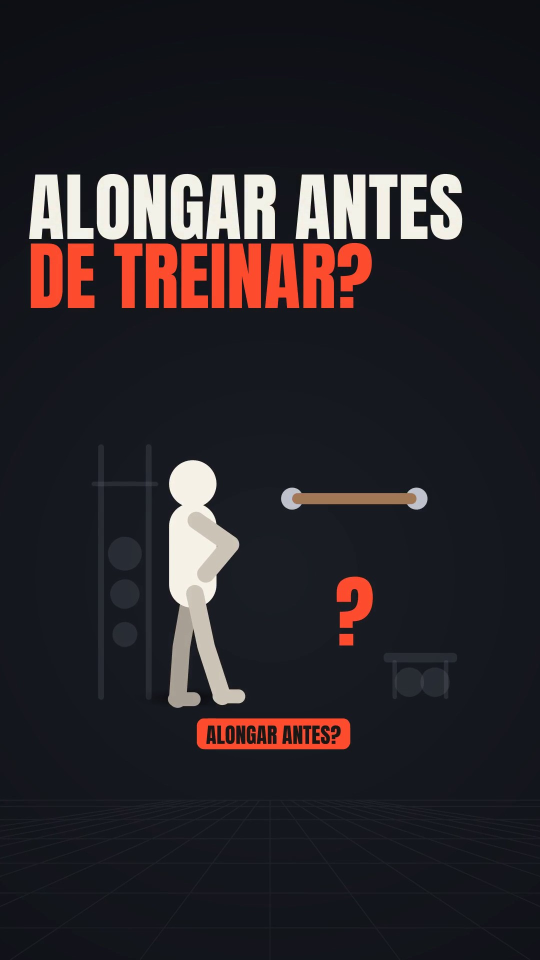
#> input picture brio/brio-35-alonga.jpg, 1080 x 1920 px, given in place of 0.png, which was not available (shown at 1/2 size)
$ python capa.py ../brio/brio-35-alonga.jpg ../brio/brio-38-pernas.jpg
#> lines starting #> are read from the running program, lines starting #| are printed output that depends on the picture
"""Gera a capa (JPEG 1080x1920) de um Reels a partir do próprio vídeo: escolhe, entre 1,2 s e 3,2 s,
o quadro mais nítido/claro (título já na tela, fora de transição). Uso: python3 capa.py video.mp4 [saida.jpg]"""
import subprocess, sys, os, tempfile
from PIL import Image, ImageStat, ImageFilter

def capa(mp4, out=None):
#> called with mp4 = '../brio/brio-35-alonga.jpg', out = '../brio/brio-38-pernas.jpg'
    out = out or mp4[:-4] + ".jpg"
    best, score = None, -1
    with tempfile.TemporaryDirectory() as d:
        for i, t in enumerate([1.2, 1.5, 1.8, 2.1, 2.4, 2.8, 3.2]):
            f = os.path.join(d, f"{i}.png")
            subprocess.run(["ffmpeg", "-v", "error", "-y", "-ss", str(t), "-i", mp4, "-frames:v", "1", f], check=True)
#> (this line was passed over: subprocess is not available in this run)
            im = Image.open(f).convert("L")
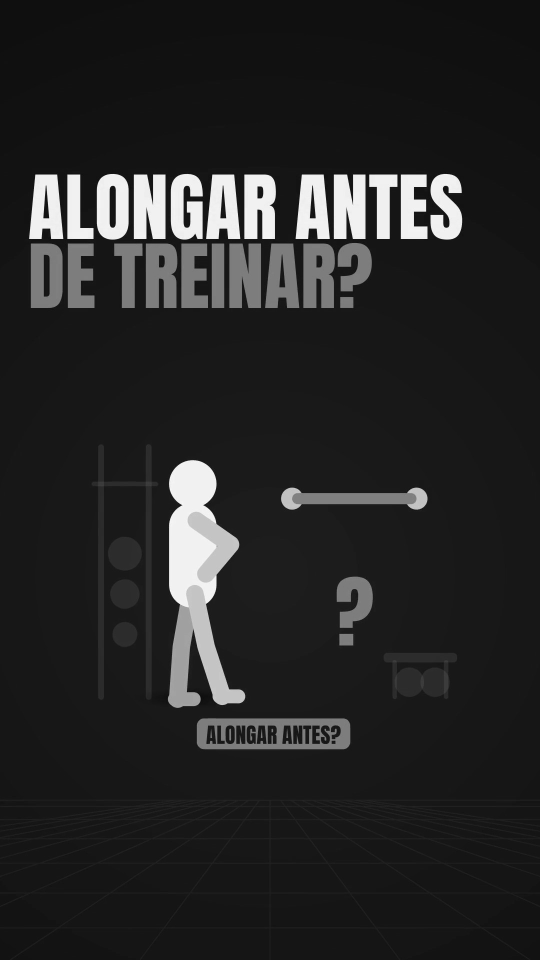
#> im: PIL image 1080x1920 L (shown at 1/2 size); min 1, max 255, mean 38.2
            bright = ImageStat.Stat(im).mean[0]
#> bright = 38.21
            sharp = ImageStat.Stat(im.filter(ImageFilter.FIND_EDGES)).mean[0]
#> sharp = 2.96
            s = bright + 3 * sharp
#> s = 47.1
            if s > score:
                score, best = s, Image.open(f).convert("RGB")
#> best is the input picture: PIL image 1080x1920 RGB; mean R, G, B 40.9, 36.3, 40.6
#> score = 47.1
#> pass 2 of the loop in capa, `for i, t in enumerate([1.2, 1.5, 1.8, 2.1, 2.4, 2.8, 3.2]):`:
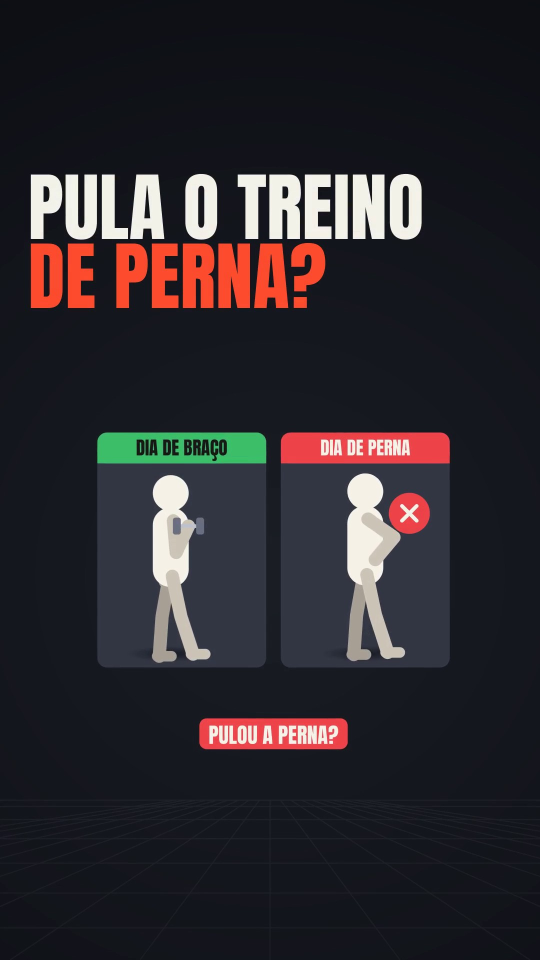
#> input picture brio/brio-38-pernas.jpg, 1080 x 1920 px, given in place of 1.png, which was not available (shown at 1/2 size)
#> in capa, `im = Image.open(f).convert("L")`:
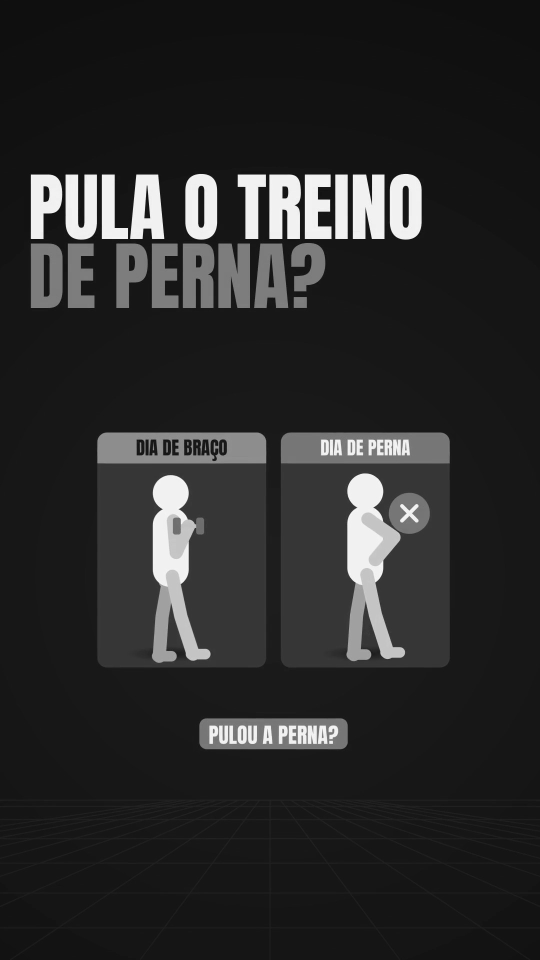
#> im: PIL image 1080x1920 L (shown at 1/2 size); min 3, max 255, mean 42
#> bright = 42
#> sharp = 3.13
#> s = 51.39
#> in capa, best is the input picture: PIL image 1080x1920 RGB; mean R, G, B 44.1, 40.2, 45
    best.resize((1080, 1920)).save(out, "JPEG", quality=90)
    return out

if __name__ == "__main__":
#> (the run stopped early here; a loop or call above may not have finished)
